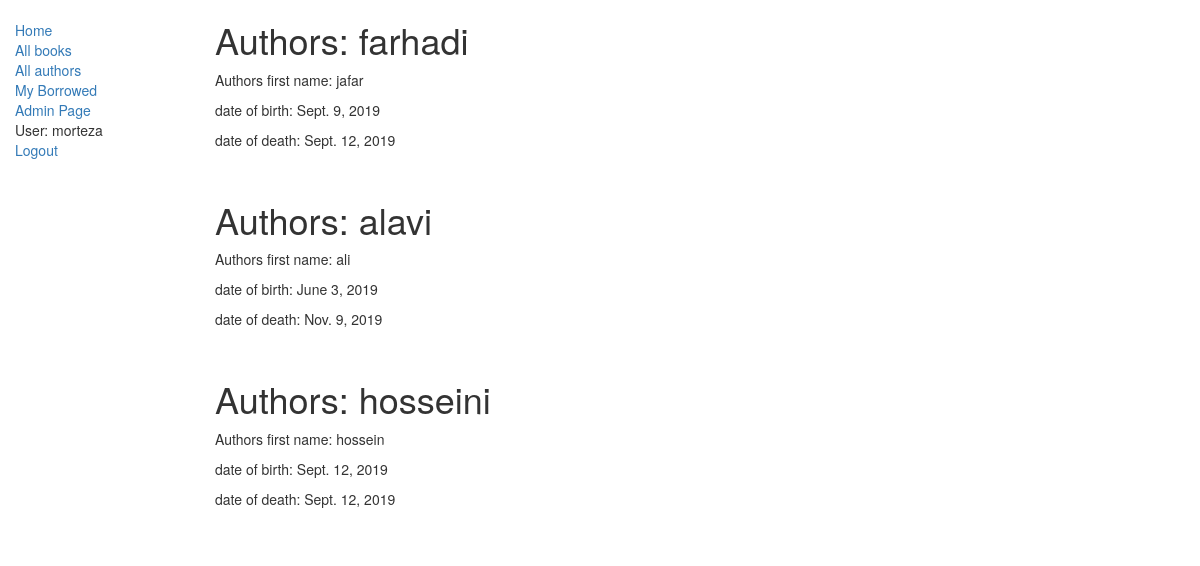
The app's page /catalog/authors/ (signed in) with its own data.
### catalog/models.py (models this page shows, shortened)
class Author(models.Model):
    first_name = models.CharField(max_length=100)
    last_name = models.CharField(max_length=100)
    date_of_birth = models.DateField(null=True, blank=True)
    date_of_death = models.DateField('Died', null=True, blank=True)

### catalog/views.py (the view)
class AuthorListView(generic.ListView):
    model=models.Author
    template_name="catalog/author_list.html"

### catalog/templates/catalog/author_list.html
{% extends "catalog/base_generic.html" %}
{% block content %}
  {%for author in author_list%}
    <h1>Authors: {{author.last_name}}</h1>
    <p>Authors first name: {{author.first_name }}</p>
    <p>date of birth: {{author.date_of_birth }}</p>
    <p>date of death: {{author.date_of_death }}</p>
    <br />
  {%endfor %}
{%endblock %}

### catalog/templates/catalog/base_generic.html (shortened to what this page needs)
<!DOCTYPE html>
<html lang="en">
<head>
  <link rel="stylesheet" href="https://maxcdn.bootstrapcdn.com/bootstrap/3.3.7/css/bootstrap.min.css">
  {% load static %}
  <link rel="stylesheet" href="{% static 'css/styles.css' %}">
</head>
<body>
  <div class="container-fluid">
    <div class="row">
      <div class="col-sm-2">
      {% block sidebar %}
      <ul class="sidebar-nav">
          <li><a href="{% url 'catalog:index' %}">Home</a></li>
          <li><a href="{% url 'catalog:books' %}">All books</a></li>
          <li><a href="{% url 'catalog:authors' %}">All authors</a></li>
          <li><a href="{% url 'catalog:my-borrowed' %}">My Borrowed</a></li>
          <li><a href="/admin/" >Admin Page</a></li>
         {% if user.is_authenticated %}
            <li>User: {{ user.get_username }}</li>
            <li><a href="{% url 'logout'%}?next={{request.path}}">Logout</a></li>
         {% else %}
            <li><a href="{% url 'login'%}?next={{request.path}}">Login</a></li>
         {% endif %}
      </ul>
     {% endblock %}
      </div>
      <div class="col-sm-10 ">
      {% block content %}{% endblock %}
      </div>
    </div>
  </div>
</body>
</html>

### catalog/static/catalog/styles.css (style rules this page uses)
.sidebar-nav { margin-top: 20px; padding: 0; list-style: none; }

### records on screen
Author: last_name "farhadi", first_name "jafar", date_of_birth "Sept. 9, 2019", date_of_death "Sept. 12, 2019"
Author: last_name "alavi", first_name "ali", date_of_birth "June 3, 2019", date_of_death "Nov. 9, 2019"
Author: last_name "hosseini", first_name "hossein", date_of_birth "Sept. 12, 2019", date_of_death "Sept. 12, 2019"

### other values on screen
{{ user.get_username }} "morteza"
